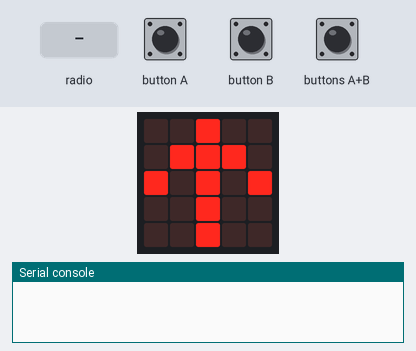
A program run on a simulated BBC micro:bit (MakeCode). On the bench: the board's 5×5 LED display, the last lines printed to the serial console. The inputs (shaded band) are chosen by the test bench. No radio messages arrive unless stated (any console line starting 'radio sent:' is added by the test bench).

Above: at 1.8 s.
1.9 s: button A pressed for 0.15 s
At 2.5 s:
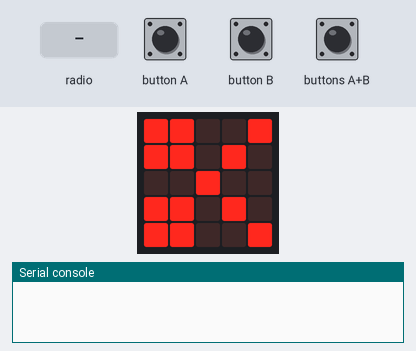
3.5 s: radio message "1" arrives
At 5.0 s:
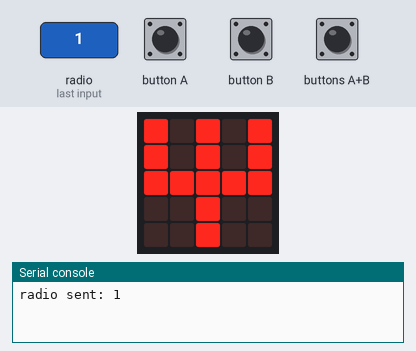
6.5 s: radio message "0" arrives
At 9.3 s:
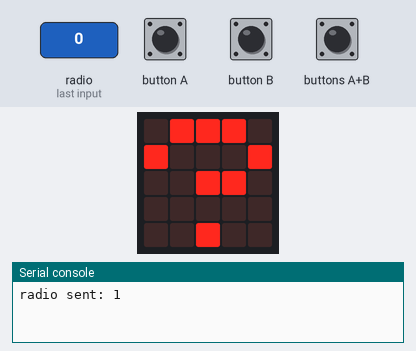
9.5 s: button B pressed for 0.15 s
At 12.3 s:
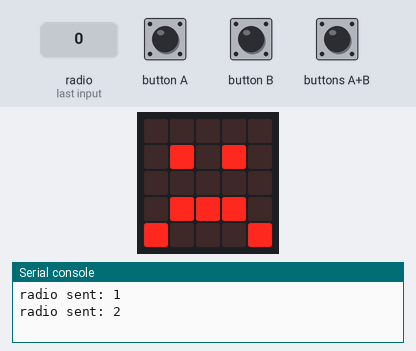
12.6 s: radio message "5" arrives
At 15.5 s:
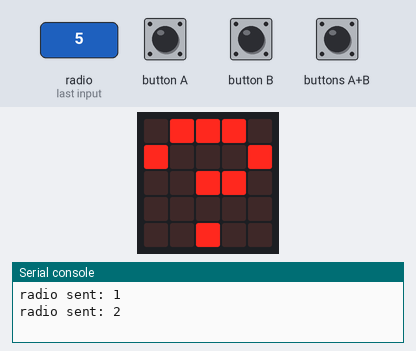
15.6 s: buttons A+B pressed for 0.15 s
At 16.9 s:
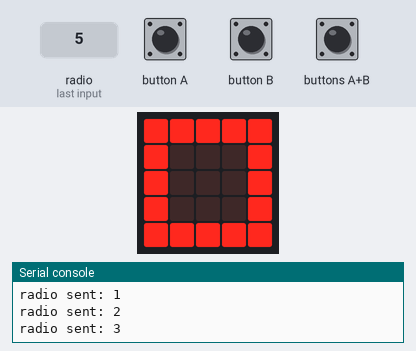
Timing chart, 0 to 18.6 s (numbered marks = the images above; inputs shaded):
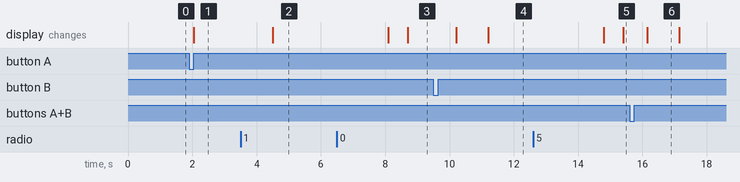

The program:

main.ts
```typescript
radio.onReceivedNumber(function (receivedNumber) {
    你出拳 = receivedNumber
    while (我出拳 == 0) {
        basic.showString("?")
    }
    basic.pause(1000)
    判段輸贏()
    basic.pause(3000)
    設定出值()
})
input.onButtonPressed(Button.A, function () {
    if (我出拳 == 0) {
        我出拳 = 1
        basic.showIcon(IconNames.Scissors)
        radio.sendNumber(我出拳)
    }
})
function 設定出值 () {
    basic.showArrow(ArrowNames.North)
    我出拳 = 0
    你出拳 = 0
}
input.onButtonPressed(Button.AB, function () {
    if (我出拳 == 0) {
        我出拳 = 3
        basic.showIcon(IconNames.Square)
        radio.sendNumber(我出拳)
    }
})
input.onButtonPressed(Button.B, function () {
    if (我出拳 == 0) {
        我出拳 = 2
        basic.showIcon(IconNames.SmallDiamond)
        radio.sendNumber(我出拳)
    }
})
function 判段輸贏 () {
    if (我出拳 == 你出拳) {
        basic.showIcon(IconNames.Pitchfork)
    } else if (我出拳 == 1 && 你出拳 == 3) {
        basic.showIcon(IconNames.Happy)
    } else if (我出拳 == 2 && 你出拳 == 1) {
        basic.showIcon(IconNames.Happy)
    } else if (我出拳 == 3 && 你出拳 == 2) {
        basic.showIcon(IconNames.Happy)
    } else {
        basic.showIcon(IconNames.Sad)
    }
}
let 我出拳 = 0
let 你出拳 = 0
radio.setGroup(2)
設定出值()
```

test.ts
```typescript
// 在這裡測試；當此封包作為擴充功能時，將不會編譯此內容。
```

Measured:
- after the input at 1.9 s, the display: changes after 0.15 s (image 1)
- after the input at 3.5 s, the display: changes after 1.0 s (image 2)
- after the input at 6.5 s, the display: first differs from a run without the input after 2.2 s (image 3)
- after the input at 9.5 s, the display: first changes after 0.70 s (image 4 shows a later state)
- after the input at 12.6 s, the display: first differs from a run without the input after 2.8 s (image 5)
- after the input at 15.6 s, the display: changes after 0.55 s (image 6)
- what the display in image 6 shows lasts 1.0 s, from 16.2 s to 17.2 s
